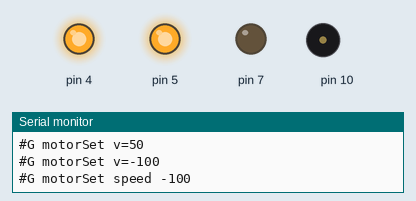
Recording of a sketch running on a simulated Arduino Uno, built with avr-gcc and run on an emulated ATmega328P. On the bench: output pins drawn as LEDs (lit = HIGH), buzzer (waves = sounding), the last lines printed to the serial monitor. Pins used as bus, display or sensor lines are not drawn.

Above: at 0.2 s.
At 1.8 s:
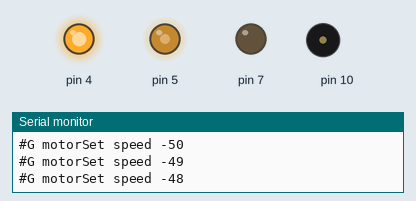
At 3.4 s:
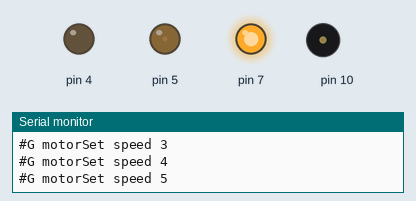
At 5.0 s:
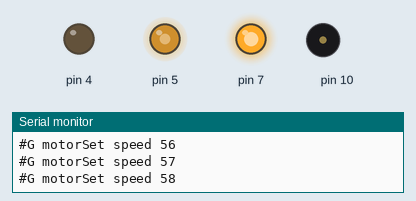
At 6.6 s:
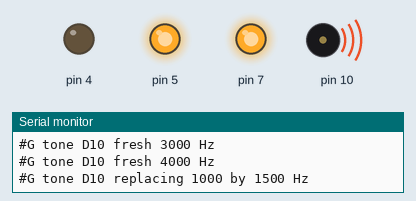
At 7.0 s:
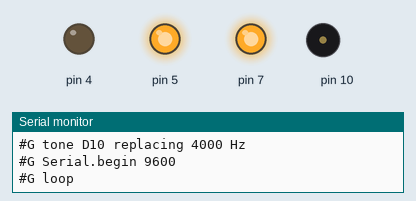
Timing chart, 0 to 8.5 s (numbered marks = the images above):
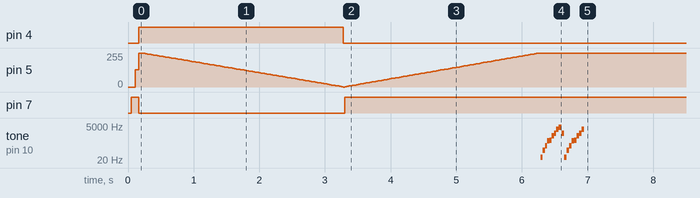

The sketch:

helper-costs.ino
```cpp
// N18 C2 cost sketch (evidence for the parity harness's allowed differences): what a driver helper costs beyond the Arduino calls
// the simulator charges (motorSet at every speed -100..100: its long division takes a time that depends on the value), what tone() costs at each frequency on a silent pin and on a pin that already plays (costsUs.tone was
// measured at 1000 Hz on a playing pin only), and what Serial.begin(9600) costs.
// Same method as costs.ino: D8 (PB0) marks the call (so no measured call may touch D8) by direct port writes; the shortest of N samples minus the empty baseline.
#define MARK_ON() (PORTB |= _BV(PB0))
#define MARK_OFF() (PORTB &= ~_BV(PB0))
#define N 8

volatile long vSpeed = 50L;
volatile long vSpeedMinus = -100L;
volatile int vDuty = 128;
volatile unsigned long vMs = 100UL;
volatile unsigned int vHz = 1000;

void motorSet(uint8_t en, uint8_t in1, uint8_t in2, long speed) {
  if (speed > 100L) speed = 100L;
  if (speed < -100L) speed = -100L;
  long magnitude = speed < 0L ? -speed : speed;
  digitalWrite(in1, speed > 0L ? HIGH : LOW);
  digitalWrite(in2, speed < 0L ? HIGH : LOW);
  analogWrite(en, (int)((magnitude * 255L + 50L) / 100L));
}

void group(const __FlashStringHelper *name) {
  Serial.print(F("\n#G "));
  Serial.println(name);
  Serial.flush();
  delay(3);
}

#define MEASURE(name, before, statement)         \
  do {                                           \
    group(F(name));                              \
    for (uint8_t i = 0; i < N; i++) {            \
      before;                                    \
      MARK_ON();                                 \
      statement;                                 \
      MARK_OFF();                                \
      delayMicroseconds(300);                    \
    }                                            \
  } while (0)

#define MOTOR_AT(v) MEASURE("motorSet speed " #v, vSpeed = v, motorSet(5, 7, 4, vSpeed))
#define TONE_AT(hz) MEASURE("tone D10 fresh " #hz " Hz", (noTone(10), vHz = hz), tone(10, vHz, vMs))
#define RETONE_AT(hz) MEASURE("tone D10 replacing " #hz " Hz", (noTone(10), tone(10, 1000, 100UL), vHz = hz), tone(10, vHz, vMs))

void setup() {
  Serial.begin(9600);
  DDRB |= _BV(PB0);
  pinMode(5, OUTPUT);
  pinMode(7, OUTPUT);
  pinMode(4, OUTPUT);

  MEASURE("baseline", (void)0, (void)0);
  MEASURE("digitalWrite D7 HIGH", (void)0, digitalWrite(7, HIGH));
  MEASURE("digitalWrite D4 LOW", (void)0, digitalWrite(4, LOW));
  MEASURE("analogWrite D5 v=128", (void)0, analogWrite(5, vDuty));
  MEASURE("motorSet v=50", (void)0, motorSet(5, 7, 4, vSpeed));
  MEASURE("motorSet v=-100", (void)0, motorSet(5, 7, 4, vSpeedMinus));
  MOTOR_AT(-100);
  MOTOR_AT(-99);
  MOTOR_AT(-98);
  MOTOR_AT(-97);
  MOTOR_AT(-96);
  MOTOR_AT(-95);
  MOTOR_AT(-94);
  MOTOR_AT(-93);
  MOTOR_AT(-92);
  MOTOR_AT(-91);
  MOTOR_AT(-90);
  MOTOR_AT(-89);
  MOTOR_AT(-88);
  MOTOR_AT(-87);
  MOTOR_AT(-86);
  MOTOR_AT(-85);
  MOTOR_AT(-84);
  MOTOR_AT(-83);
  MOTOR_AT(-82);
  MOTOR_AT(-81);
  MOTOR_AT(-80);
  MOTOR_AT(-79);
  MOTOR_AT(-78);
  MOTOR_AT(-77);
  MOTOR_AT(-76);
  MOTOR_AT(-75);
  MOTOR_AT(-74);
  MOTOR_AT(-73);
  MOTOR_AT(-72);
  MOTOR_AT(-71);
  MOTOR_AT(-70);
  MOTOR_AT(-69);
  MOTOR_AT(-68);
  MOTOR_AT(-67);
  MOTOR_AT(-66);
  MOTOR_AT(-65);
  MOTOR_AT(-64);
  MOTOR_AT(-63);
  MOTOR_AT(-62);
  MOTOR_AT(-61);
  MOTOR_AT(-60);
  MOTOR_AT(-59);
  MOTOR_AT(-58);
  MOTOR_AT(-57);
  MOTOR_AT(-56);
  MOTOR_AT(-55);
  MOTOR_AT(-54);
  MOTOR_AT(-53);
  MOTOR_AT(-52);
  MOTOR_AT(-51);
  MOTOR_AT(-50);
  MOTOR_AT(-49);
  MOTOR_AT(-48);
  MOTOR_AT(-47);
  MOTOR_AT(-46);
  MOTOR_AT(-45);
  MOTOR_AT(-44);
  MOTOR_AT(-43);
  MOTOR_AT(-42);
  MOTOR_AT(-41);
  MOTOR_AT(-40);
  MOTOR_AT(-39);
  MOTOR_AT(-38);
  MOTOR_AT(-37);
  MOTOR_AT(-36);
  MOTOR_AT(-35);
  MOTOR_AT(-34);
  MOTOR_AT(-33);
  MOTOR_AT(-32);
  MOTOR_AT(-31);
  MOTOR_AT(-30);
  MOTOR_AT(-29);
  MOTOR_AT(-28);
  MOTOR_AT(-27);
  MOTOR_AT(-26);
  MOTOR_AT(-25);
  MOTOR_AT(-24);
  MOTOR_AT(-23);
  MOTOR_AT(-22);
  MOTOR_AT(-21);
  MOTOR_AT(-20);
  MOTOR_AT(-19);
  MOTOR_AT(-18);
  MOTOR_AT(-17);
  MOTOR_AT(-16);
  MOTOR_AT(-15);
  MOTOR_AT(-14);
  MOTOR_AT(-13);
  MOTOR_AT(-12);
  MOTOR_AT(-11);
  MOTOR_AT(-10);
  MOTOR_AT(-9);
  MOTOR_AT(-8);
  MOTOR_AT(-7);
  MOTOR_AT(-6);
  MOTOR_AT(-5);
  MOTOR_AT(-4);
  MOTOR_AT(-3);
  MOTOR_AT(-2);
  MOTOR_AT(-1);
  MOTOR_AT(0);
  MOTOR_AT(1);
  MOTOR_AT(2);
  MOTOR_AT(3);
  MOTOR_AT(4);
  MOTOR_AT(5);
  MOTOR_AT(6);
  MOTOR_AT(7);
  MOTOR_AT(8);
  MOTOR_AT(9);
  MOTOR_AT(10);
  MOTOR_AT(11);
  MOTOR_AT(12);
  MOTOR_AT(13);
  MOTOR_AT(14);
  MOTOR_AT(15);
  MOTOR_AT(16);
  MOTOR_AT(17);
  MOTOR_AT(18);
  MOTOR_AT(19);
  MOTOR_AT(20);
  MOTOR_AT(21);
  MOTOR_AT(22);
  MOTOR_AT(23);
  MOTOR_AT(24);
  MOTOR_AT(25);
  MOTOR_AT(26);
  MOTOR_AT(27);
  MOTOR_AT(28);
  MOTOR_AT(29);
  MOTOR_AT(30);
  MOTOR_AT(31);
  MOTOR_AT(32);
  MOTOR_AT(33);
  MOTOR_AT(34);
  MOTOR_AT(35);
  MOTOR_AT(36);
  MOTOR_AT(37);
  MOTOR_AT(38);
  MOTOR_AT(39);
  MOTOR_AT(40);
  MOTOR_AT(41);
  MOTOR_AT(42);
  MOTOR_AT(43);
  MOTOR_AT(44);
  MOTOR_AT(45);
  MOTOR_AT(46);
  MOTOR_AT(47);
  MOTOR_AT(48);
  MOTOR_AT(49);
  MOTOR_AT(50);
  MOTOR_AT(51);
  MOTOR_AT(52);
  MOTOR_AT(53);
  MOTOR_AT(54);
  MOTOR_AT(55);
  MOTOR_AT(56);
  MOTOR_AT(57);
  MOTOR_AT(58);
  MOTOR_AT(59);
  MOTOR_AT(60);
  MOTOR_AT(61);
  MOTOR_AT(62);
  MOTOR_AT(63);
  MOTOR_AT(64);
  MOTOR_AT(65);
  MOTOR_AT(66);
  MOTOR_AT(67);
  MOTOR_AT(68);
  MOTOR_AT(69);
  MOTOR_AT(70);
  MOTOR_AT(71);
  MOTOR_AT(72);
  MOTOR_AT(73);
  MOTOR_AT(74);
  MOTOR_AT(75);
  MOTOR_AT(76);
  MOTOR_AT(77);
  MOTOR_AT(78);
  MOTOR_AT(79);
  MOTOR_AT(80);
  MOTOR_AT(81);
  MOTOR_AT(82);
  MOTOR_AT(83);
  MOTOR_AT(84);
  MOTOR_AT(85);
  MOTOR_AT(86);
  MOTOR_AT(87);
  MOTOR_AT(88);
  MOTOR_AT(89);
  MOTOR_AT(90);
  MOTOR_AT(91);
  MOTOR_AT(92);
  MOTOR_AT(93);
  MOTOR_AT(94);
  MOTOR_AT(95);
  MOTOR_AT(96);
  MOTOR_AT(97);
  MOTOR_AT(98);
  MOTOR_AT(99);
  MOTOR_AT(100);
  TONE_AT(31);
  TONE_AT(100);
  TONE_AT(200);
  TONE_AT(440);
  TONE_AT(500);
  TONE_AT(1000);
  TONE_AT(1500);
  TONE_AT(3000);
  TONE_AT(4000);
  MEASURE("tone D10 replacing 1000 by 1500 Hz", (noTone(10), tone(10, 1000, 100UL), vHz = 1500), tone(10, vHz, vMs));
  RETONE_AT(31);
  RETONE_AT(100);
  RETONE_AT(200);
  RETONE_AT(440);
  RETONE_AT(500);
  RETONE_AT(1000);
  RETONE_AT(1500);
  RETONE_AT(3000);
  RETONE_AT(4000);
  noTone(10);
  MEASURE("Serial.begin 9600", Serial.flush(), Serial.begin(9600));
  group(F("loop"));
}

void loop() {
}
```
